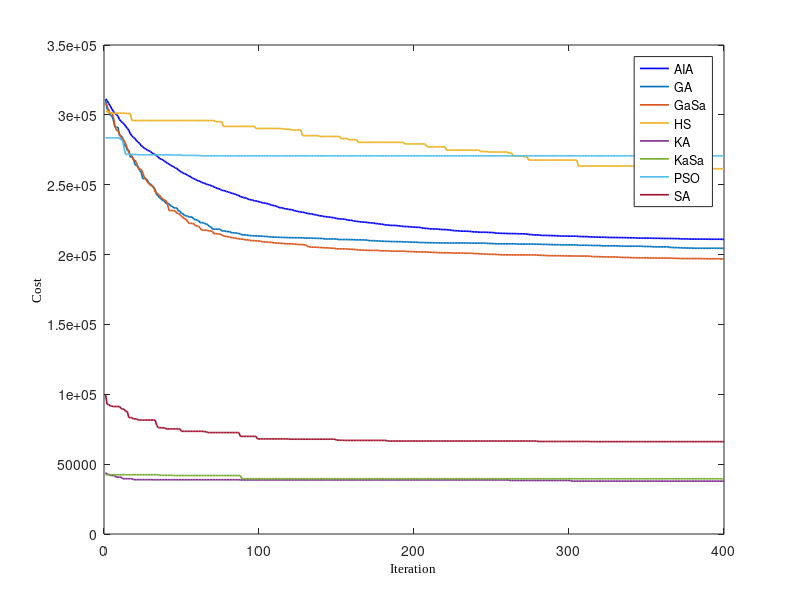

This figure's MATLAB source:
clc;
close all;
clear all;
load('Data/SA02');
load('Data/GA02');
load('Data/PSO02');
load('Data/AIA02');
load('Data/HS02');
load('Data/KA02');
load('Data/GaSa02');
load('Data/KaSa02');
%% Drew Table
LineWidth=1.2;
MarkerSize=7;
plot(Ans_AIA,'-b','LineWidth',LineWidth,'MarkerSize',MarkerSize);
hold on;
plot(Ans_GA,'-','LineWidth',LineWidth,'MarkerSize',MarkerSize);
plot(Ans_GaSa,'-','LineWidth',LineWidth,'MarkerSize',MarkerSize);
plot(Ans_HS,'-','LineWidth',LineWidth,'MarkerSize',MarkerSize);
plot(Ans_KA,'-','LineWidth',LineWidth,'MarkerSize',MarkerSize);
plot(Ans_KaSa,'-','LineWidth',LineWidth,'MarkerSize',MarkerSize);
plot(Ans_PSO,'-','LineWidth',LineWidth,'MarkerSize',MarkerSize);
plot(Ans_SA,'-','LineWidth',LineWidth,'MarkerSize',MarkerSize);
xlabel('Iteration','FontSize',9,'FontWeight','normal','FontName','Times New Roman','Color','k');
ylabel('Cost','FontSize',9,'FontWeight','normal','FontName','Times New Roman','Color','k');
legend('AIA','GA','GaSa','HS','KA','KaSa','PSO','SA')

